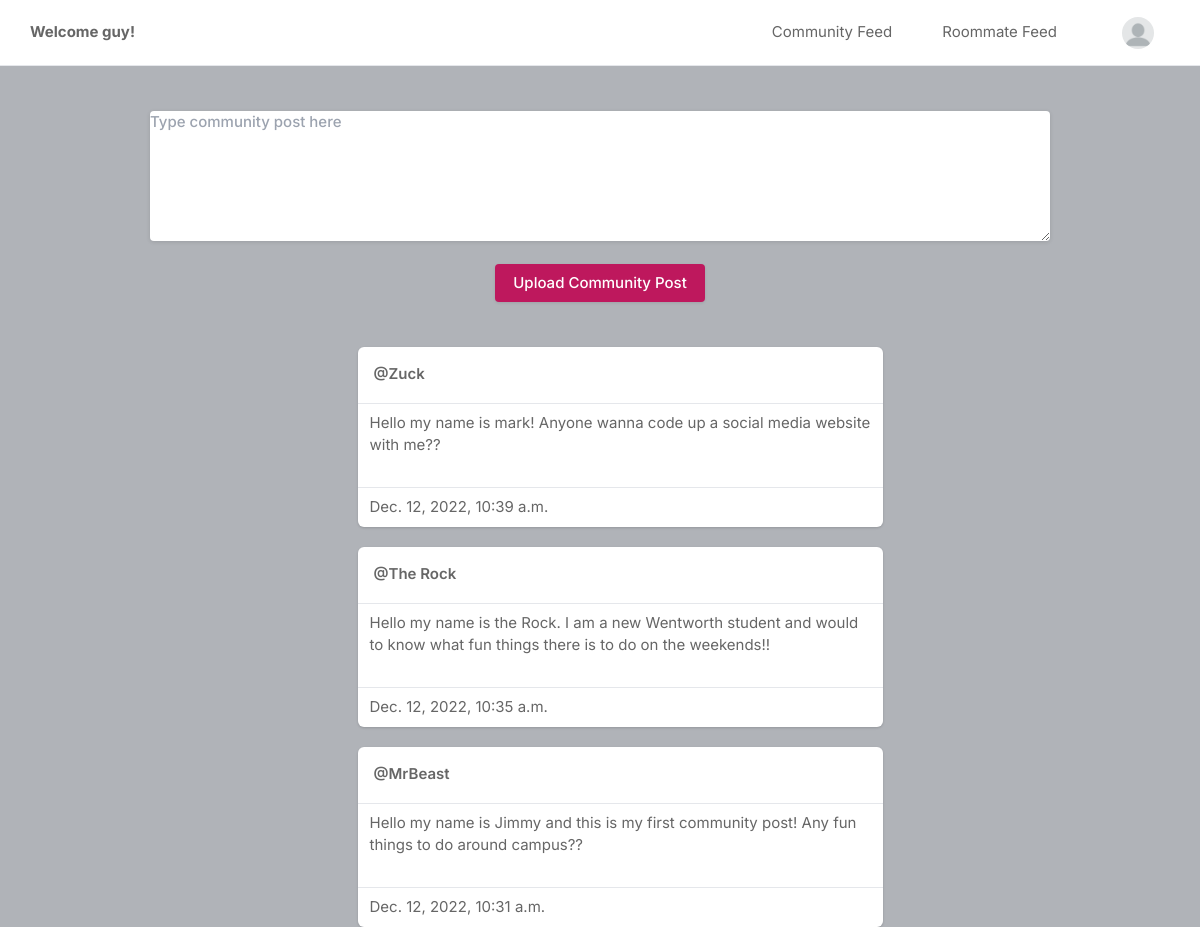
Page / (signed in) on the earlier database version.
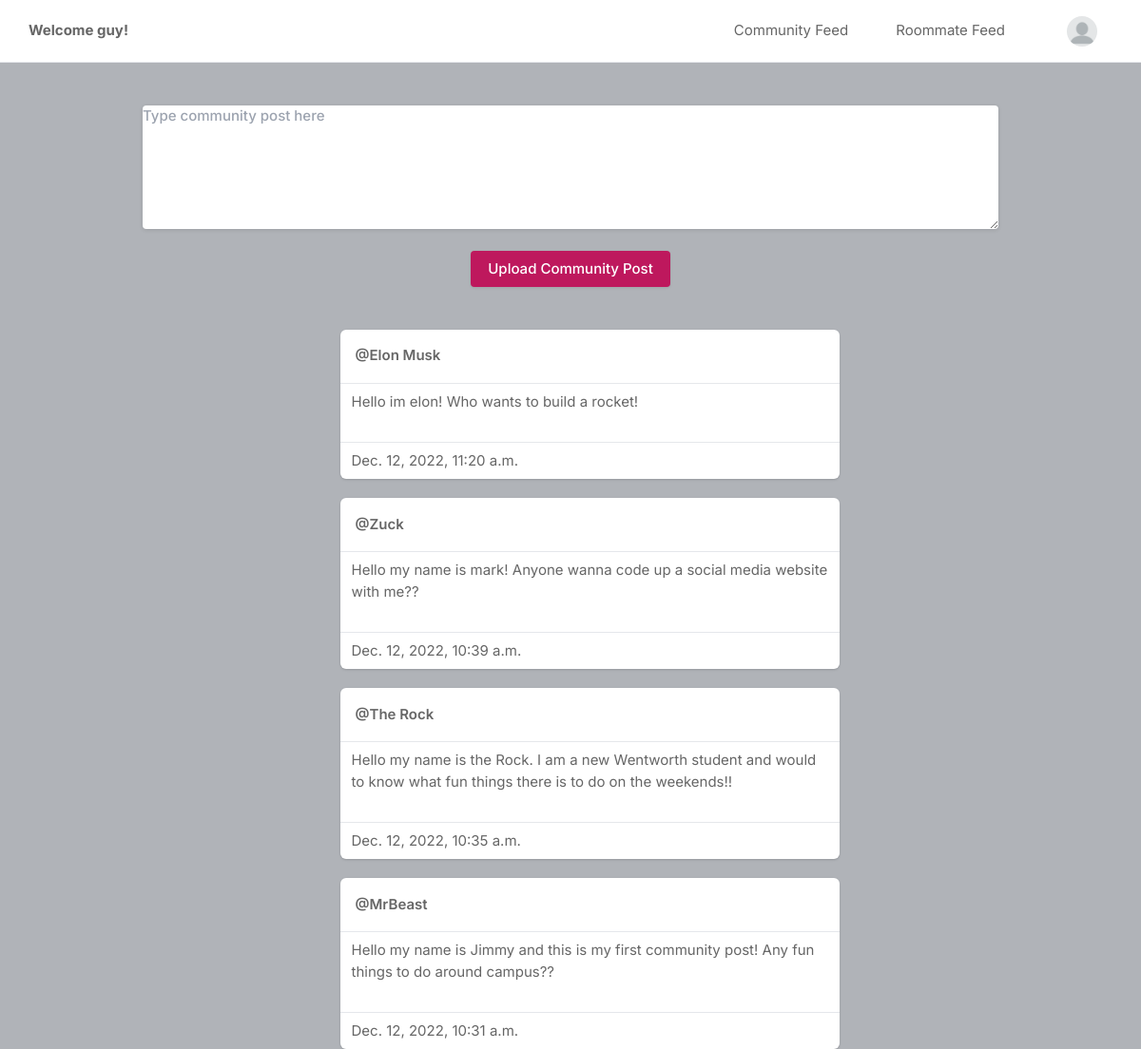
Same page on the later database version.
### core/models.py (models this page shows, shortened)
class Post(models.Model):
    id = models.UUIDField(primary_key=True, default=uuid.uuid4)
    user = models.CharField(max_length=100)
    caption = models.TextField()
    created_at = models.DateTimeField(default=datetime.now)

### core/views.py (the view)
# urls.py: path('', views.index, name='index'),
@login_required(login_url='signin')
def index(request):
    user_object = User.objects.get(username=request.user.username)
    user_profile = Profile.objects.get(user=user_object)
    posts = Post.objects.all().order_by('-created_at')
    return render(request, 'index.html', {'user_profile': user_profile, 'posts': posts})

### templates/index.html (shortened to what this page needs)
{% load static %}
<!DOCTYPE html>
<html lang="en">
<head>
    <link rel="stylesheet" href="{% static 'assets/css/icons.css' %}">
    <link rel="stylesheet" href="{% static 'assets/css/uikit.css' %}">
    <link rel="stylesheet" href="{% static 'assets/css/style.css' %}">
    <link rel="stylesheet" href="{% static 'assets/css/tailwind.css' %}">
</head>
<body>
            <header>
                <div class="header_inner">
                    <div class="left-side">
                        <b>Welcome {{user_profile.user.username}}!</b>
                    </div>
                    <div class="right-side lg:pr-4">
                        <a href="/">
                            Community Feed
                        </a>
                        <a href="/roommate_feed">
                            Roommate Feed
                        </a>
                        <a href="#">
                            <img src="{{user_profile.profileimg.url}}" class="header-avatar" alt="">
                        </a>
                    </div>
                </div>
            </header>
            <div class="container m-auto">
                <div class="flex flex-col choose-upload text-center">
                    <form action="upload" method="POST"enctype="multipart/form-data">
                    <div>
                        <textarea class="button soft-warning small" name="caption" placeholder="Type community post here"></textarea>
                    </div>
                    <br>
                    <button class="button bg-blue-700" type="submit">Upload Community Post</button>
                    </form>
                </div>
                <br>
                <br>
                <div class="lg:flex justify-center lg:space-x-10 lg:space-y-0 space-y-5">
                    <div class="space-y-5 flex-shrink-0 lg:w-7/12">
                        {% for post in posts %}
                        <div class="bg-white shadow rounded-md  -mx-2 lg:mx-0">
                            <div class="flex justify-between items-center px-4 py-3">
                                <div class="flex flex-1 items-center space-x-4">
                                    <span class="block font-semibold "><a href="/profile/{{post.user}}">@{{post.user}}</a></span>
                                </div>
                              <div>
                                <a href="#"> <i class="icon-feather-more-horizontal text-2xl hover:bg-gray-200 rounded-full p-2 transition -mr-1 "></i> </a>
                              </div>
                            </div>
                            <hr>
                            <div>
                                <a class="flex items-center px-3 py-2 text-black-500 rounded-md ">
                                    {{post.caption}}
                                </a>
                            </div>
                            <br>
                            <hr>
                            <div>
                                <a class="flex items-center px-3 py-2 text-black-500 rounded-md ">
                                    {{post.created_at}}
                                </a>
                            </div>
                        </div>
                        {% endfor %}
                    </div>
                    </div>
                </div>
</body>
</html>

Differences in the rows shown:
added Post: user "Elon Musk", caption "Hello im elon! Who wants to build a rocket!", created_at "Dec. 12, 2022, 11:20 a.m."
